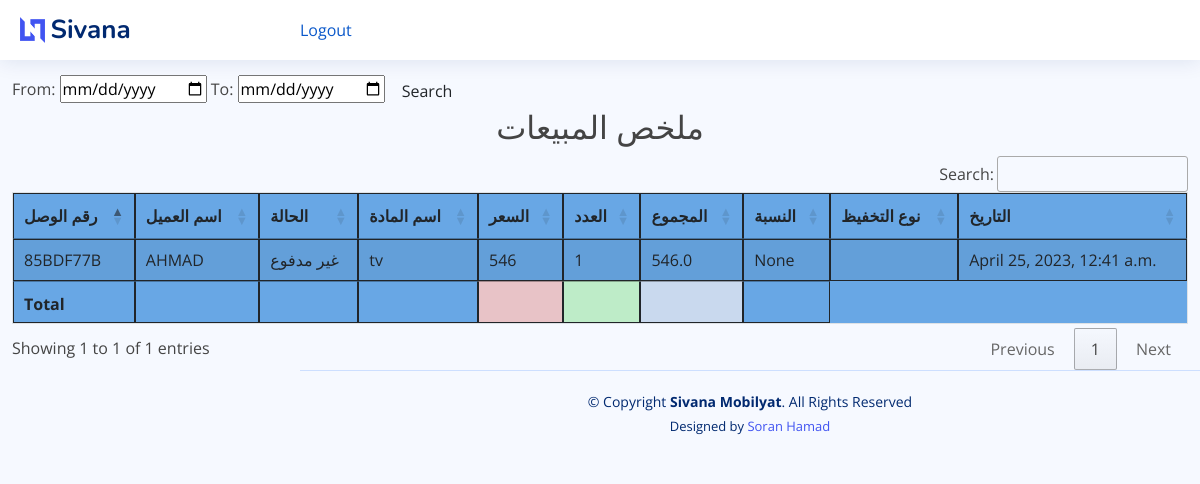
Page /sales_report on the committed database.
### mobilyat/models.py (models this page shows, shortened)
class SaleItem(models.Model):
    sales_invoice = models.ForeignKey(SaleInvoice, on_delete=models.CASCADE)
    item = models.ForeignKey(Item, on_delete=models.CASCADE)
    qty = models.PositiveSmallIntegerField(default=1)
    sub_total = models.FloatField(validators=[MinValueValidator(0.01)],default=0,editable=False)
    total_amt = models.FloatField(validators=[MinValueValidator(0.01)],default=0,editable=False)
    sale_date = models.DateTimeField(auto_now_add=True)
    discount_type = models.CharField(max_length=10, choices=(
        ('amount', 'Amount'),
        ('percentage', 'Percentage')
    ), blank=True)
    discount_value = models.FloatField(blank=True, null=True)
    class Meta:
        verbose_name_plural = '9. Sales Item'

class SaleInvoice(models.Model):
    STATUS = (
        ('مدفوع', 'مدفوع'),
        ('غير مدفوع', 'غير مدفوع'),
        ('قسط ', ' قسط'),
    )
    invoice_number = models.CharField(unique=True, editable=False, max_length=10)
    customer_name = models.ForeignKey(Customer, on_delete=models.CASCADE)
    status = models.CharField(max_length=10, choices=STATUS, default='مدفوع')
    date = models.DateTimeField()
    note = models.CharField(max_length=100, blank=True)
    class Meta:
        verbose_name_plural = '3. پسولەی فرۆشتن'

class Customer(models.Model):
    customer_name = models.CharField(max_length=50, blank=True)
    customer_mobile = models.CharField(max_length=50, blank=True)
    customer_address = models.TextField(blank=True)
    city = models.CharField(max_length=50, blank=True)
    class Meta:
        verbose_name_plural = '2. کڕیار'
    def __str__(self):
        return self.customer_name

class Item(models.Model):
    PRICELIST = (
        ('مفرد', 'مفرد'),
        ('جملة', 'جملة'),
        ('شراء', 'شراء'),
        ('قسط', 'قسط'),
    )
    name = models.CharField(max_length=255)
    price = models.PositiveIntegerField(default=1)
    price_list = models.CharField(max_length=8, choices=PRICELIST, default='مفرد')
    class Meta:
        verbose_name_plural = 'مواد'

### mobilyat/views.py (the view)
# urls.py: path('sales_report', views.sales_repoert, name="sales_report"),
def sales_repoert(request):
    s_reports = SaleItem.objects.select_related()
    myFilter = Sales_Filter(request.GET, queryset=s_reports)
    s_reports = myFilter.qs
    context = {'s_reports': s_reports, 'myFilter': myFilter}
    return render(request, 'mobilyat/reports/sales_report.html', context)

### mobilyat/templates/mobilyat/reports/sales_report.html (shortened to what this page needs)
{% extends 'mobilyat/base.html' %}
{% block content %}
    <br>
    <br> <br>
    <form class="form-a">
        From: <input type="date" value={{ myFilter.form.max_date }}</input>
        To: <input type="date" value={{ myFilter.form.min_date }}</input>
        <button type="submit" class="btn btn-b">Search</button>
    </form>
    <h2 class="text-center"> ملخص المبيعات </h2>
    <table id="example1" class="table table-striped" style="background-color: #68a7e5">
        <thead>
        <tr>
            <th>رقم الوصل</th>
            <th>اسم العميل</th>
            <th>الحالة</th>
            <th>اسم المادة</th>
            <th>السعر</th>
            <th>العدد</th>
            <th>المجموع</th>
            <th>النسبة</th>
            <th>نوع التخفيظ</th>
            <th>التاريخ</th>
        </tr>
        </thead>
        <tbody>
        {% for i in  s_reports %}
            <tr>
                <td>{{ i.sales_invoice.invoice_number }}</td>
                <td>{{ i.sales_invoice.customer_name }}</td>
                <td>{{ i.sales_invoice.status }}</td>
                <td>{{ i.item.name }}</td>
                <td>{{ i.item.price }}</td>
                <td>{{ i.qty }}</td>
                <td>{{ i.total_amt }}</td>
                <td>{{ i.discount_value }}</td>
                <td>{{ i.discount_type }}</td>
                <td>{{ i.sale_date }}</td>
            </tr>
        {% endfor %}
        </tbody>
        <tfoot>
        <th></th>
        <th></th>
        <th></th>
        <th></th>
        <th style="background-color: #e8c3c7"></th>
        <th style="background-color: #beecc8"></th>
        <th style="background-color: #c9d9ee"></th>
        <th></th>
        </tfoot>
    </table>
{% endblock %}

### static/mobilyat/assets/css/style.css (style rules this page uses)
:root { scroll-behavior: smooth; }
body { font-family: "Open Sans", sans-serif; background: #f6f9ff; color: #444444; }
h1, h2, h3, h4, h5, h6 { font-family: "Nunito", sans-serif; }

### rows in the picture
SaleItem: sales_invoice.invoice_number "85BDF77B", sales_invoice.customer_name "AHMAD", sales_invoice.status "غير مدفوع", item.name "tv", item.price "546", qty "1", total_amt "546.0", discount_value "None", sale_date "April 25, 2023, 12:41 a.m."
